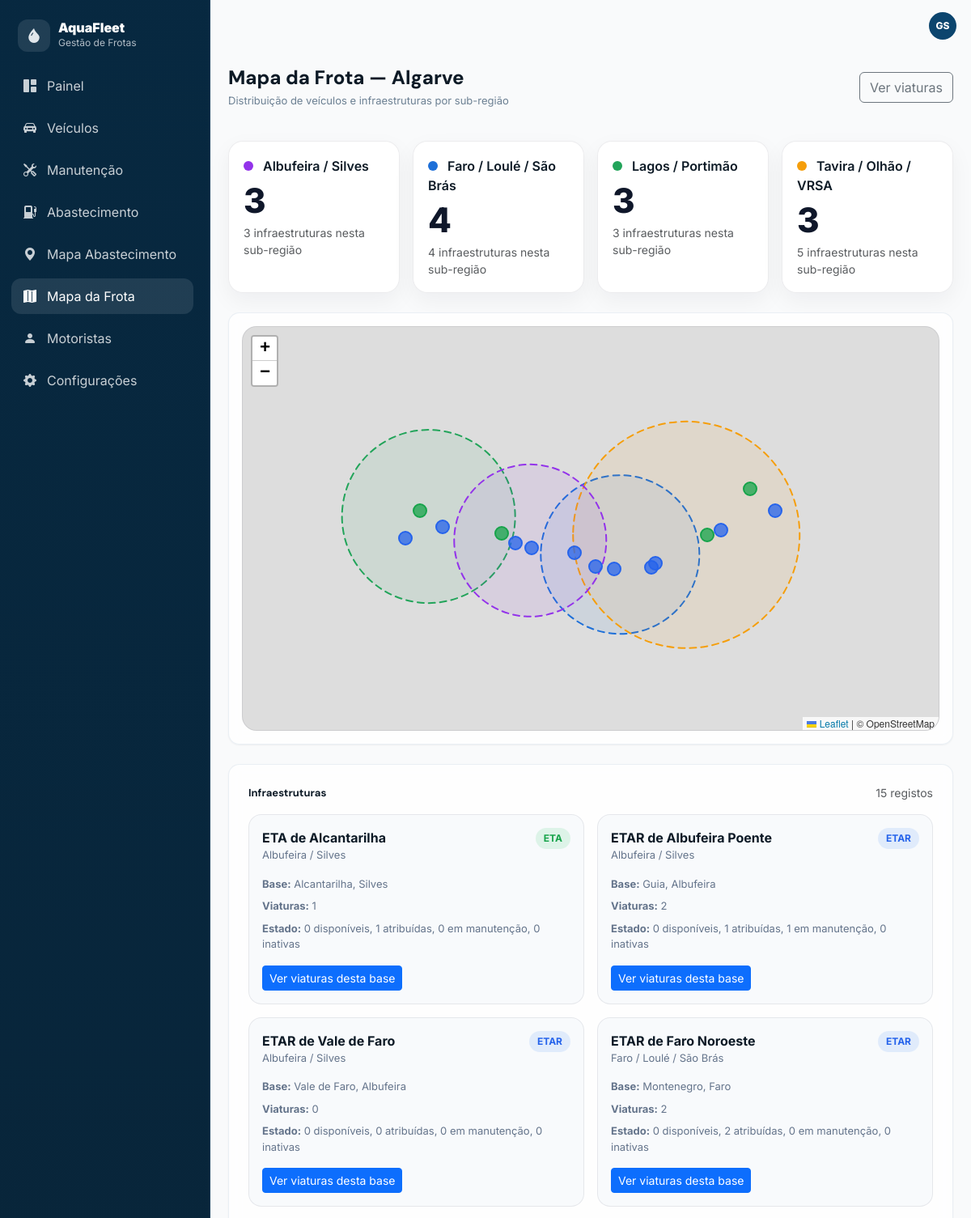
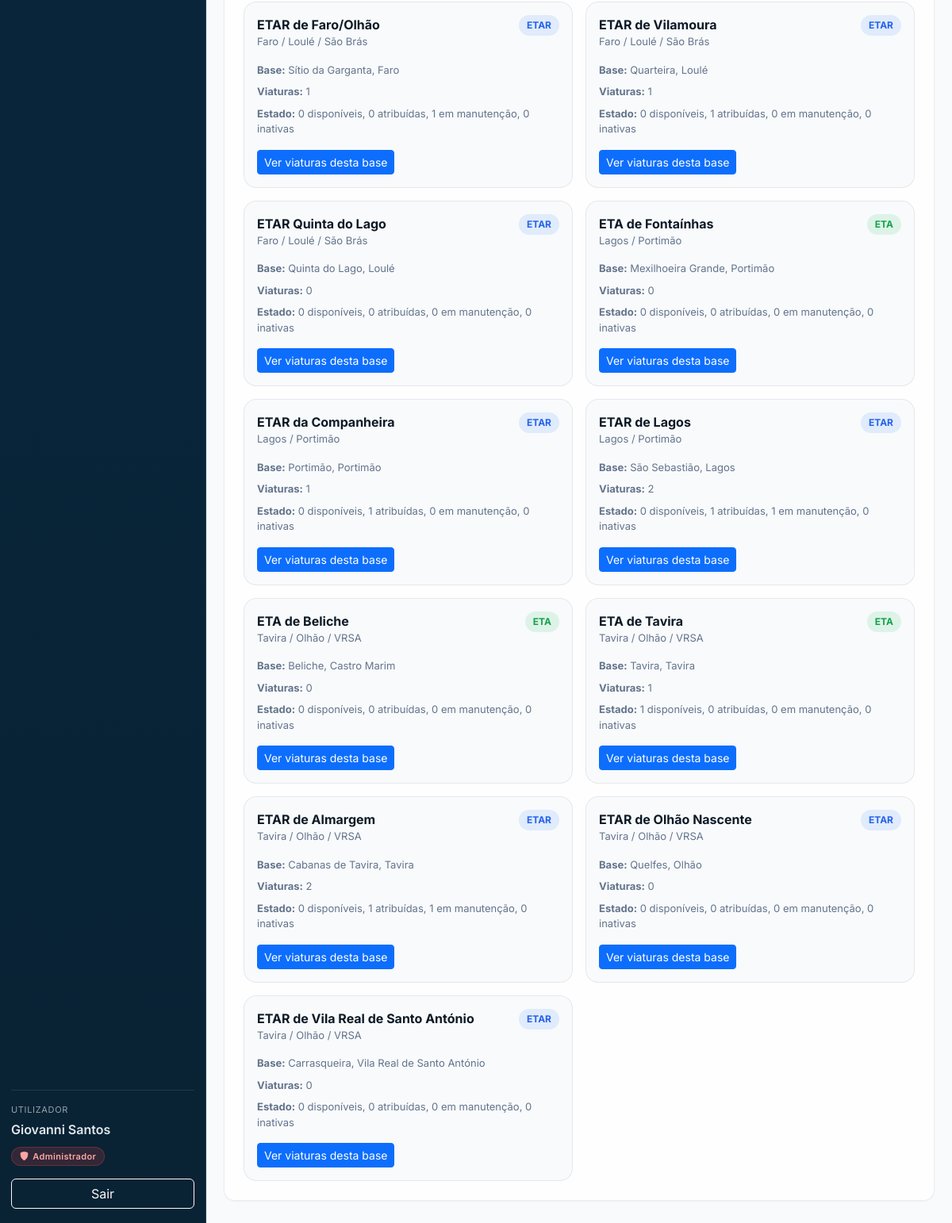
Screenshot of /mapa-frota/index.php (signed in) with the database file from the repository (2 pictures, top to bottom).
### tables this page shows
CREATE TABLE `infraestruturas` (
  `id` int(11) NOT NULL,
  `nome` varchar(150) NOT NULL,
  `tipo` enum('ETA','ETAR') NOT NULL,
  `concelho` varchar(100) DEFAULT NULL,
  `localidade` varchar(150) DEFAULT NULL,
  `sub_regiao` varchar(100) NOT NULL,
  `latitude` decimal(10,7) DEFAULT NULL,
  `longitude` decimal(10,7) DEFAULT NULL,
  `ativo` tinyint(1) NOT NULL DEFAULT 1,
  `criado_em` timestamp NOT NULL DEFAULT current_timestamp()
);

### mapa-frota/index.php (the view, shortened to what this page needs)
<?php
require_once __DIR__ . "/../inc/database.php";
require_once __DIR__ . "/../inc/header.php";
function h($s) {
  return htmlspecialchars((string)$s, ENT_QUOTES, 'UTF-8');
}
function qs(array $changes = []) {
  $params = $_GET;
  foreach ($changes as $k => $v) {
    if ($v === null || $v === '') {
      unset($params[$k]);
    } else {
      $params[$k] = $v;
    }
  }
  $query = http_build_query($params);
  return $query ? ('?' . $query) : '';
}
$infraestrutura_id = isset($_GET['infraestrutura_id']) && ctype_digit((string)$_GET['infraestrutura_id'])
  ? (int)$_GET['infraestrutura_id']
  : 0;
$sql = "
  SELECT
    i.id,
    i.nome,
    i.tipo,
    i.concelho,
    i.localidade,
    i.sub_regiao,
    i.latitude,
    i.longitude,
    COUNT(v.id) AS total_viaturas,
    SUM(CASE WHEN v.estado = 'Disponível' THEN 1 ELSE 0 END) AS disponiveis,
    SUM(CASE WHEN v.estado = 'Atribuída' THEN 1 ELSE 0 END) AS atribuidas,
    SUM(CASE WHEN v.estado = 'Em Manutenção' THEN 1 ELSE 0 END) AS manutencao,
    SUM(CASE WHEN v.estado = 'Inativo' THEN 1 ELSE 0 END) AS inativas
  FROM infraestruturas i
  LEFT JOIN viaturas v ON v.infraestrutura_id = i.id
  WHERE i.ativo = 1
  GROUP BY
    i.id, i.nome, i.tipo, i.concelho, i.localidade,
    i.sub_regiao, i.latitude, i.longitude
  ORDER BY i.sub_regiao ASC, i.tipo ASC, i.nome ASC
";
$res = mysqli_query($ligacao, $sql);
$infraestruturas = [];
$subRegioes = [];
if ($res) {
  while ($row = mysqli_fetch_assoc($res)) {
    $item = [
      'id' => (int)$row['id'],
      'nome' => (string)$row['nome'],
      'tipo' => (string)$row['tipo'],
      'concelho' => (string)($row['concelho'] ?? ''),
      'localidade' => (string)($row['localidade'] ?? ''),
      'sub_regiao' => (string)$row['sub_regiao'],
      'latitude' => $row['latitude'] !== null ? (float)$row['latitude'] : null,
      'longitude' => $row['longitude'] !== null ? (float)$row['longitude'] : null,
      'total_viaturas' => (int)$row['total_viaturas'],
      'disponiveis' => (int)$row['disponiveis'],
      'atribuidas' => (int)$row['atribuidas'],
      'manutencao' => (int)$row['manutencao'],
      'inativas' => (int)$row['inativas'],
    ];
    $infraestruturas[] = $item;
    $sr = $item['sub_regiao'];
    if (!isset($subRegioes[$sr])) {
      $subRegioes[$sr] = [
        'nome' => $sr,
        'infraestruturas' => 0,
        'viaturas' => 0
      ];
    }
    $subRegioes[$sr]['infraestruturas']++;
    $subRegioes[$sr]['viaturas'] += $item['total_viaturas'];
  }
}
$subRegioes = array_values($subRegioes);
?>
<link rel="stylesheet" href="https://unpkg.com/leaflet@1.9.4/dist/leaflet.css">
<div class="space-y-6">
  <div class="d-flex flex-column flex-md-row align-items-start align-items-md-center justify-content-between gap-3 mb-4">
    <div>
      <h1 class="page-title">Mapa da Frota — Algarve</h1>
      <div class="page-subtitle">Distribuição de veículos e infraestruturas por sub-região</div>
    </div>
    <div class="d-flex gap-2 flex-wrap">
      <a href="<?php echo $BASE_URL; ?>/viaturas/index.php" class="btn btn-outline-secondary">Ver viaturas</a>
    </div>
  </div>
  <div class="row g-3 mb-4">
    <?php
      $cores = [
        'Faro / Loulé / São Brás' => '#1d6fd8',
        'Lagos / Portimão' => '#22a45a',
        'Tavira / Olhão / VRSA' => '#f59e0b',
        'Albufeira / Silves' => '#9333ea',
      ];
    ?>
    <?php foreach ($subRegioes as $sr): ?>
      <div class="col-12 col-md-6 col-xl-3">
        <div class="region-card">
          <div class="fw-semibold">
            <span class="region-dot" style="background: <?php echo h($cores[$sr['nome']] ?? '#64748b'); ?>;"></span>
            <?php echo h($sr['nome']); ?>
          </div>
          <div class="region-number"><?php echo (int)$sr['viaturas']; ?></div>
          <div class="text-muted small">
            <?php echo (int)$sr['infraestruturas']; ?> infraestruturas nesta sub-região
          </div>
        </div>
      </div>
    <?php endforeach; ?>
  </div>
  <div class="glass-card p-3 mb-4">
    <div id="fleetMap"></div>
  </div>
  <div class="glass-card p-4">
    <div class="d-flex justify-content-between align-items-center mb-3">
      <h3 class="section-title mb-0">Infraestruturas</h3>
      <div class="small text-muted"><?php echo count($infraestruturas); ?> registos</div>
    </div>
    <div class="row g-3">
      <?php if ($infraestruturas): ?>
        <?php foreach ($infraestruturas as $i): ?>
          <?php
            $isActive = ($infraestrutura_id > 0 && $infraestrutura_id === (int)$i['id']);
            $moradaBase = trim(($i['localidade'] ?: '') . ($i['concelho'] ? ', ' . $i['concelho'] : ''));
          ?>
          <div class="col-12 col-xl-6">
            <div class="infra-card <?php echo $isActive ? 'active' : ''; ?>">
              <div class="d-flex flex-column flex-md-row justify-content-between align-items-start gap-3 mb-3">
                <div>
                  <div class="fw-bold"><?php echo h($i['nome']); ?></div>
                  <div class="small-muted"><?php echo h($i['sub_regiao']); ?></div>
                </div>
                <span class="badge-mini <?php echo $i['tipo'] === 'ETA' ? 'badge-eta' : 'badge-etar'; ?>">
                  <?php echo h($i['tipo']); ?>
                </span>
              </div>
              <div class="small-muted mb-2">
                <strong>Base:</strong>
                <?php echo $moradaBase !== '' ? h($moradaBase) : 'Não definida'; ?>
              </div>
              <div class="small-muted mb-2">
                <strong>Viaturas:</strong> <?php echo (int)$i['total_viaturas']; ?>
              </div>
              <div class="small-muted mb-3">
                <strong>Estado:</strong>
                <?php echo (int)$i['disponiveis']; ?> disponíveis,
                <?php echo (int)$i['atribuidas']; ?> atribuídas,
                <?php echo (int)$i['manutencao']; ?> em manutenção,
                <?php echo (int)$i['inativas']; ?> inativas
              </div>
              <div class="d-flex gap-2 flex-wrap">
                <a href="index.php<?php echo qs(['infraestrutura_id' => (int)$i['id']]); ?>" class="btn btn-primary btn-sm">
                  Ver viaturas desta base
                </a>
              </div>
            </div>
          </div>
        <?php endforeach; ?>
      <?php else: ?>
        <div class="col-12">
          <div class="text-center text-muted py-4">Ainda não existem infraestruturas cadastradas.</div>
        </div>
      <?php endif; ?>
    </div>
  </div>
</div>
<?php
require_once __DIR__ . "/../inc/footer.php";
?>

### css/style_css/style.css (style rules this page uses)
:root { --background: hsl(210 20% 98%); --foreground: hsl(210 50% 10%); --card: hsl(0 0% 100%); --border: hsl(210 20% 90%); --primary: hsl(205 80% 24%); --muted: hsl(210 20% 94%); --muted-foreground: hsl(210 15% 50%); --success: hsl(152 60% 40%); --warning: hsl(38 92% 50%); --info: hsl(205 80% 55%); --danger: hsl(0 72% 51%); --sidebar: hsl(205 80% 14%); --sidebar-accent: hsl(205 70% 20%); --sidebar-foreground: hsl(210 20% 90%); --radius: 14px; }
* { box-sizing: border-box; }
body { background: var(--background); color: var(--foreground); font-family: Inter, sans-serif; margin:0; }
h1,h2,h3,h4,h5,h6 { font-family: "DM Sans", sans-serif; }
.space-y-6 > * + * { margin-top: 24px; }
.page-title { font-size:24px; font-weight:800; margin:0; }
.page-subtitle { color: var(--muted-foreground); font-size:13px; margin-top:4px; }
.section-title { font-size:13px; font-weight:700; margin:0; }
.glass-card { background: rgba(255,255,255,.80); backdrop-filter: blur(8px); border: 1px solid rgba(226,232,240,.7); box-shadow: 0 1px 2px rgba(15,23,42,.05); border-radius: 14px; }
html, body { height: 100%; }
body { margin: 0; overflow: hidden; }

### mapa-frota/index.php (style rules this page uses)
#fleetMap { height: 500px; border-radius: 18px; overflow: hidden; border: 1px solid rgba(15,23,42,.08); }
.region-card { background: rgba(255,255,255,.96); border: 1px solid rgba(15,23,42,.08); border-radius: 18px; padding: 18px; box-shadow: 0 10px 28px rgba(15,23,42,.05); height: 100%; }
.region-dot { width: 12px; height: 12px; border-radius: 999px; display: inline-block; margin-right: 8px; }
.region-number { font-size: 42px; font-weight: 800; line-height: 1; color: #0f172a; margin: 10px 0 8px; }
.badge-mini { display: inline-flex; align-items: center; border-radius: 999px; padding: 4px 10px; font-size: 12px; font-weight: 700; }
.badge-eta { background: rgba(34,197,94,.12); color: #16a34a; }
.badge-etar { background: rgba(59,130,246,.12); color: #2563eb; }
.infra-card { border: 1px solid rgba(15,23,42,.08); background: rgba(248,250,252,.92); border-radius: 16px; padding: 16px; height: 100%; }
.small-muted { color: #64748b; font-size: 13px; }

### rows the page displays
infraestruturas: sub_regiao "Tavira / Olhão / VRSA", id "3", infraestruturas "5", nome "ETA de Tavira", tipo "ETA", moradaBase "Tavira, Tavira", total_viaturas "1", disponiveis "1", atribuidas "0", manutencao "0", inativas "0"
infraestruturas: nome "ETA de Alcantarilha", sub_regiao "Albufeira / Silves", tipo "ETA", moradaBase "Alcantarilha, Silves", total_viaturas "1", disponiveis "0", atribuidas "1", manutencao "0", inativas "0"
infraestruturas: nome "ETAR de Albufeira Poente", sub_regiao "Albufeira / Silves", tipo "ETAR", moradaBase "Guia, Albufeira", total_viaturas "2", disponiveis "0", atribuidas "1", manutencao "1", inativas "0"
infraestruturas: nome "ETAR de Vale de Faro", sub_regiao "Albufeira / Silves", tipo "ETAR", moradaBase "Vale de Faro, Albufeira", total_viaturas "0", disponiveis "0", atribuidas "0", manutencao "0", inativas "0"
infraestruturas: nome "ETAR de Faro Noroeste", sub_regiao "Faro / Loulé / São Brás", tipo "ETAR", moradaBase "Montenegro, Faro", total_viaturas "2", disponiveis "0", atribuidas "2", manutencao "0", inativas "0"
infraestruturas: nome "ETAR de Faro/Olhão", sub_regiao "Faro / Loulé / São Brás", tipo "ETAR", moradaBase "Sítio da Garganta, Faro", total_viaturas "1", disponiveis "0", atribuidas "0", manutencao "1", inativas "0"
infraestruturas: nome "ETAR de Vilamoura", sub_regiao "Faro / Loulé / São Brás", tipo "ETAR", moradaBase "Quarteira, Loulé", total_viaturas "1", disponiveis "0", atribuidas "1", manutencao "0", inativas "0"
infraestruturas: nome "ETAR Quinta do Lago", sub_regiao "Faro / Loulé / São Brás", tipo "ETAR", moradaBase "Quinta do Lago, Loulé", total_viaturas "0", disponiveis "0", atribuidas "0", manutencao "0", inativas "0"
infraestruturas: nome "ETA de Fontaínhas", sub_regiao "Lagos / Portimão", tipo "ETA", moradaBase "Mexilhoeira Grande, Portimão", total_viaturas "0", disponiveis "0", atribuidas "0", manutencao "0", inativas "0"
infraestruturas: nome "ETAR da Companheira", sub_regiao "Lagos / Portimão", tipo "ETAR", moradaBase "Portimão, Portimão", total_viaturas "1", disponiveis "0", atribuidas "1", manutencao "0", inativas "0"
infraestruturas: nome "ETAR de Lagos", sub_regiao "Lagos / Portimão", tipo "ETAR", moradaBase "São Sebastião, Lagos", total_viaturas "2", disponiveis "0", atribuidas "1", manutencao "1", inativas "0"
infraestruturas: nome "ETA de Beliche", sub_regiao "Tavira / Olhão / VRSA", tipo "ETA", moradaBase "Beliche, Castro Marim", total_viaturas "0", disponiveis "0", atribuidas "0", manutencao "0", inativas "0"
infraestruturas: nome "ETAR de Almargem", sub_regiao "Tavira / Olhão / VRSA", tipo "ETAR", moradaBase "Cabanas de Tavira, Tavira", total_viaturas "2", disponiveis "0", atribuidas "1", manutencao "1", inativas "0"
infraestruturas: nome "ETAR de Olhão Nascente", sub_regiao "Tavira / Olhão / VRSA", tipo "ETAR", moradaBase "Quelfes, Olhão", total_viaturas "0", disponiveis "0", atribuidas "0", manutencao "0", inativas "0"
infraestruturas: nome "ETAR de Vila Real de Santo António", sub_regiao "Tavira / Olhão / VRSA", tipo "ETAR", moradaBase "Carrasqueira, Vila Real de Santo António", total_viaturas "0", disponiveis "0", atribuidas "0", manutencao "0", inativas "0"

### other values shown
$_SESSION['user_nome'] "Giovanni Santos"
$badge_label "Administrador"
$iniciais "GS"
$sr['nome'] "Albufeira / Silves"
$sr['viaturas'] "3"
$sr['infraestruturas'] "3"
$sr['nome'] "Faro / Loulé / São Brás"
$sr['viaturas'] "4"
$sr['infraestruturas'] "4"
$sr['nome'] "Lagos / Portimão"
count($infraestruturas) "15"
